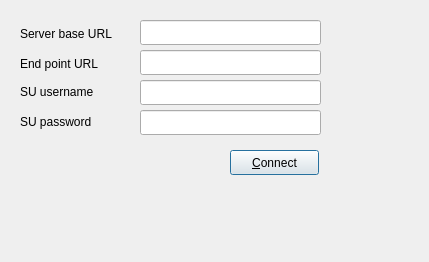
<?xml version="1.0" encoding="UTF-8"?>
<ui version="4.0">
 <class>AdminSetupDialog</class>
 <widget class="QDialog" name="AdminSetupDialog">
  <property name="geometry">
   <rect>
    <x>0</x>
    <y>0</y>
    <width>429</width>
    <height>262</height>
   </rect>
  </property>
  <property name="windowTitle">
   <string>Dialog</string>
  </property>
  <widget class="QLabel" name="label">
   <property name="geometry">
    <rect>
     <x>20</x>
     <y>83</y>
     <width>91</width>
     <height>17</height>
    </rect>
   </property>
   <property name="text">
    <string>SU username</string>
   </property>
   <property name="buddy">
    <cstring>su_username_line</cstring>
   </property>
  </widget>
  <widget class="QLabel" name="label_2">
   <property name="geometry">
    <rect>
     <x>20</x>
     <y>53</y>
     <width>101</width>
     <height>21</height>
    </rect>
   </property>
   <property name="text">
    <string>End point URL</string>
   </property>
   <property name="buddy">
    <cstring>endpoint_url_line</cstring>
   </property>
  </widget>
  <widget class="QLabel" name="label_3">
   <property name="geometry">
    <rect>
     <x>20</x>
     <y>113</y>
     <width>91</width>
     <height>17</height>
    </rect>
   </property>
   <property name="text">
    <string>SU password</string>
   </property>
   <property name="buddy">
    <cstring>su_password_line</cstring>
   </property>
  </widget>
  <widget class="QLineEdit" name="endpoint_url_line">
   <property name="geometry">
    <rect>
     <x>140</x>
     <y>50</y>
     <width>181</width>
     <height>25</height>
    </rect>
   </property>
  </widget>
  <widget class="QLineEdit" name="su_username_line">
   <property name="geometry">
    <rect>
     <x>140</x>
     <y>80</y>
     <width>181</width>
     <height>25</height>
    </rect>
   </property>
  </widget>
  <widget class="QLineEdit" name="su_password_line">
   <property name="geometry">
    <rect>
     <x>140</x>
     <y>110</y>
     <width>181</width>
     <height>25</height>
    </rect>
   </property>
   <property name="echoMode">
    <enum>QLineEdit::Password</enum>
   </property>
  </widget>
  <widget class="QLabel" name="label_4">
   <property name="geometry">
    <rect>
     <x>20</x>
     <y>23</y>
     <width>111</width>
     <height>21</height>
    </rect>
   </property>
   <property name="text">
    <string>Server base URL</string>
   </property>
   <property name="buddy">
    <cstring>base_url_line</cstring>
   </property>
  </widget>
  <widget class="QLineEdit" name="base_url_line">
   <property name="geometry">
    <rect>
     <x>140</x>
     <y>20</y>
     <width>181</width>
     <height>25</height>
    </rect>
   </property>
  </widget>
  <widget class="QPushButton" name="connect_button">
   <property name="geometry">
    <rect>
     <x>230</x>
     <y>150</y>
     <width>89</width>
     <height>25</height>
    </rect>
   </property>
   <property name="text">
    <string>&amp;Connect</string>
   </property>
  </widget>
 </widget>
 <tabstops>
  <tabstop>base_url_line</tabstop>
  <tabstop>endpoint_url_line</tabstop>
  <tabstop>su_username_line</tabstop>
  <tabstop>su_password_line</tabstop>
  <tabstop>connect_button</tabstop>
 </tabstops>
 <resources/>
 <connections>
  <connection>
   <sender>base_url_line</sender>
   <signal>returnPressed()</signal>
   <receiver>connect_button</receiver>
   <slot>click()</slot>
   <hints>
    <hint type="sourcelabel">
     <x>316</x>
     <y>27</y>
    </hint>
    <hint type="destinationlabel">
     <x>307</x>
     <y>161</y>
    </hint>
   </hints>
  </connection>
  <connection>
   <sender>endpoint_url_line</sender>
   <signal>returnPressed()</signal>
   <receiver>connect_button</receiver>
   <slot>click()</slot>
   <hints>
    <hint type="sourcelabel">
     <x>289</x>
     <y>62</y>
    </hint>
    <hint type="destinationlabel">
     <x>292</x>
     <y>162</y>
    </hint>
   </hints>
  </connection>
  <connection>
   <sender>su_username_line</sender>
   <signal>returnPressed()</signal>
   <receiver>connect_button</receiver>
   <slot>click()</slot>
   <hints>
    <hint type="sourcelabel">
     <x>213</x>
     <y>90</y>
    </hint>
    <hint type="destinationlabel">
     <x>232</x>
     <y>163</y>
    </hint>
   </hints>
  </connection>
  <connection>
   <sender>su_password_line</sender>
   <signal>returnPressed()</signal>
   <receiver>connect_button</receiver>
   <slot>click()</slot>
   <hints>
    <hint type="sourcelabel">
     <x>172</x>
     <y>124</y>
    </hint>
    <hint type="destinationlabel">
     <x>251</x>
     <y>172</y>
    </hint>
   </hints>
  </connection>
  <connection>
   <sender>connect_button</sender>
   <signal>clicked()</signal>
   <receiver>AdminSetupDialog</receiver>
   <slot>accept()</slot>
   <hints>
    <hint type="sourcelabel">
     <x>281</x>
     <y>165</y>
    </hint>
    <hint type="destinationlabel">
     <x>168</x>
     <y>233</y>
    </hint>
   </hints>
  </connection>
 </connections>
</ui>
